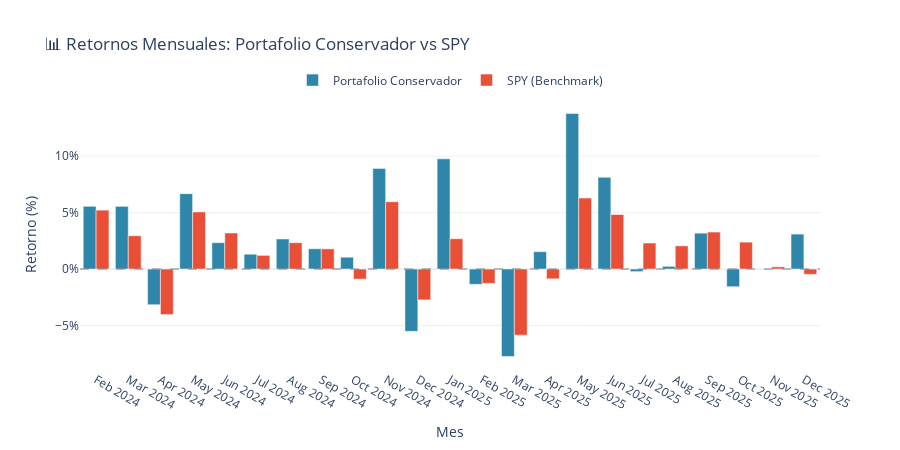

The code cell stored with this chart in its notebook:
### Markdown cell above
### 8.5 Gráfico de Retornos Mensuales Comparativos

### Code cell
# ============================================================================
# GRÁFICO DE RETORNOS MENSUALES COMPARATIVOS
# ============================================================================

def graficar_retornos_mensuales(resultados_portafolio, resultados_benchmark, perfil_nombre):
    """Genera un gráfico de barras comparativo de retornos mensuales."""
    
    ret_mensual_port = calcular_metricas_mensuales(resultados_portafolio['equity_curve'])
    ret_mensual_bench = calcular_metricas_mensuales(resultados_benchmark['equity_curve'])
    
    meses = ret_mensual_port.index.strftime('%b %Y')
    
    fig = go.Figure()
    
    # Barras del portafolio
    fig.add_trace(go.Bar(
        name=f'Portafolio {perfil_nombre}',
        x=meses,
        y=ret_mensual_port.values * 100,
        marker_color='#2E86AB',
        hovertemplate='Portafolio<br>%{x}<br>Retorno: %{y:.2f}%<extra></extra>'
    ))
    
    # Barras del benchmark
    fig.add_trace(go.Bar(
        name='SPY (Benchmark)',
        x=meses,
        y=ret_mensual_bench.values * 100,
        marker_color='#E94F37',
        hovertemplate='SPY<br>%{x}<br>Retorno: %{y:.2f}%<extra></extra>'
    ))
    
    fig.update_layout(
        title=f'📊 Retornos Mensuales: Portafolio {perfil_nombre} vs SPY',
        xaxis_title='Mes',
        yaxis_title='Retorno (%)',
        barmode='group',
        template='plotly_white',
        height=450,
        legend=dict(
            orientation="h",
            yanchor="bottom",
            y=1.02,
            xanchor="center",
            x=0.5
        )
    )
    
    fig.update_yaxes(ticksuffix='%')
    fig.add_hline(y=0, line_dash="dash", line_color="gray", opacity=0.5)
    
    return fig

# Ejecutar
if 'resultados_portafolio' in dir() and resultados_portafolio is not None:
    fig_mensual = graficar_retornos_mensuales(resultados_portafolio, resultados_benchmark, perfil)
    fig_mensual.show()
else:
    print("⚠️ Ejecuta las celdas anteriores primero.")

### Figure 1 — Plotly figure (JSON) as saved in the notebook; plotly's stock layout.template omitted (floating-point values rounded to 4 significant figures)
{"data": [{"hovertemplate": "Portafolio<br>%{x}<br>Retorno: %{y:.2f}%<extra></extra>", "marker": {"color": "#2E86AB"}, "name": "Portafolio Conservador", "type": "bar", "x": ["Feb 2024", "Mar 2024", "Apr 2024", "May 2024", "Jun 2024", "Jul 2024", "Aug 2024", "Sep 2024", "Oct 2024", "Nov 2024", "Dec 2024", "Jan 2025", "Feb 2025", "Mar 2025", "Apr 2025", "May 2025", "Jun 2025", "Jul 2025", "Aug 2025", "Sep 2025", "Oct 2025", "Nov 2025", "Dec 2025"], "y": [5.556, 5.553, -3.16, 6.677, 2.336, 1.315, 2.666, 1.797, 1.049, 8.913, -5.514, 9.757, -1.353, -7.743, 1.536, 13.77, 8.124, -0.2282, 0.2407, 3.18, -1.565, 0.02107, 3.096]}, {"hovertemplate": "SPY<br>%{x}<br>Retorno: %{y:.2f}%<extra></extra>", "marker": {"color": "#E94F37"}, "name": "SPY (Benchmark)", "type": "bar", "x": ["Feb 2024", "Mar 2024", "Apr 2024", "May 2024", "Jun 2024", "Jul 2024", "Aug 2024", "Sep 2024", "Oct 2024", "Nov 2024", "Dec 2024", "Jan 2025", "Feb 2025", "Mar 2025", "Apr 2025", "May 2025", "Jun 2025", "Jul 2025", "Aug 2025", "Sep 2025", "Oct 2025", "Nov 2025", "Dec 2025"], "y": [5.219, 2.95, -4.032, 5.058, 3.195, 1.211, 2.337, 1.788, -0.8924, 5.963, -2.733, 2.686, -1.269, -5.855, -0.867, 6.284, 4.829, 2.303, 2.052, 3.276, 2.384, 0.195, -0.4683]}], "layout": {"barmode": "group", "height": 450, "legend": {"orientation": "h", "x": 0.5, "xanchor": "center", "y": 1.02, "yanchor": "bottom"}, "shapes": [{"line": {"color": "gray", "dash": "dash"}, "opacity": 0.5, "type": "line", "x0": 0, "x1": 1, "xref": "x domain", "y0": 0, "y1": 0, "yref": "y"}], "title": {"text": "📊 Retornos Mensuales: Portafolio Conservador vs SPY"}, "xaxis": {"title": {"text": "Mes"}}, "yaxis": {"ticksuffix": "%", "title": {"text": "Retorno (%)"}}}}
